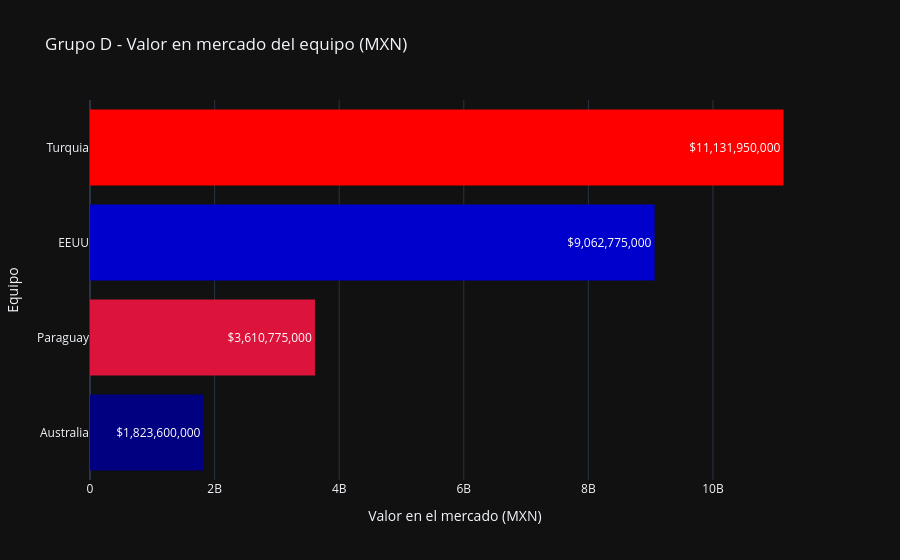

Source (notebook cell):
### Code cell
plot_squad_values(df_group_d, title="Grupo D - Valor en mercado del equipo (MXN)", colors=["navy", "crimson", "mediumblue","red"])

### Figure 1 — Plotly figure (JSON) as saved in the notebook; plotly's stock layout.template omitted (floating-point values rounded to 4 significant figures)
{"data": [{"marker": {"color": ["navy", "crimson", "mediumblue", "red"], "line": {"width": 0}}, "orientation": "h", "text": ["$1,823,600,000", "$3,610,775,000", "$9,062,775,000", "$11,131,950,000"], "textposition": "inside", "type": "bar", "x": [1824000000.0, 3611000000.0, 9063000000.0, 11130000000.0], "y": ["Australia", "Paraguay", "EEUU", "Turquia"]}], "layout": {"showlegend": false, "title": {"text": "Grupo D - Valor en mercado del equipo (MXN)"}, "xaxis": {"title": {"text": "Valor en el mercado (MXN)"}}, "yaxis": {"title": {"text": "Equipo"}}}}
